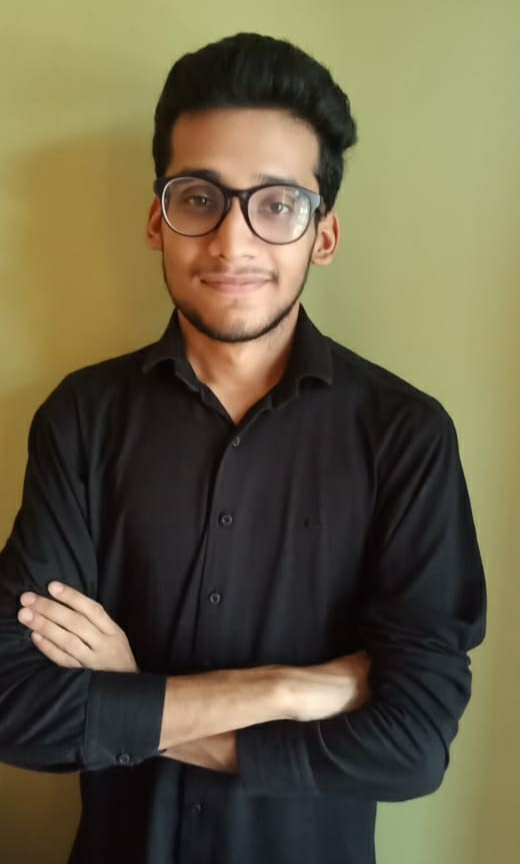
#> input picture OpenCV starter/Resources/myPic.jpg, 520 x 864 px
$ python faceDetection_chapter9.py
#> lines starting #> are read from the running program, lines starting #| are printed output that depends on the picture; after the words box and inside, x2 and y2 are one past the last pixel; in counts of white or black regions, pixels touching at a corner belong together
import cv2
import numpy as np

# cascades in opencv used to detect a lot of things
# all cascades are in D>>My Projects>>OpenCV Projects>>haarcascades

faceCascade = cv2.CascadeClassifier('Resources/haarcascade_frontalface_default.xml')

path='Resources/myPic.jpg'
img = cv2.imread(path)
#> img is the input picture: shape (864, 520, 3); mean B, G, R 69.2, 94.7, 103.1
imgGray = cv2.cvtColor(img,cv2.COLOR_BGR2GRAY)
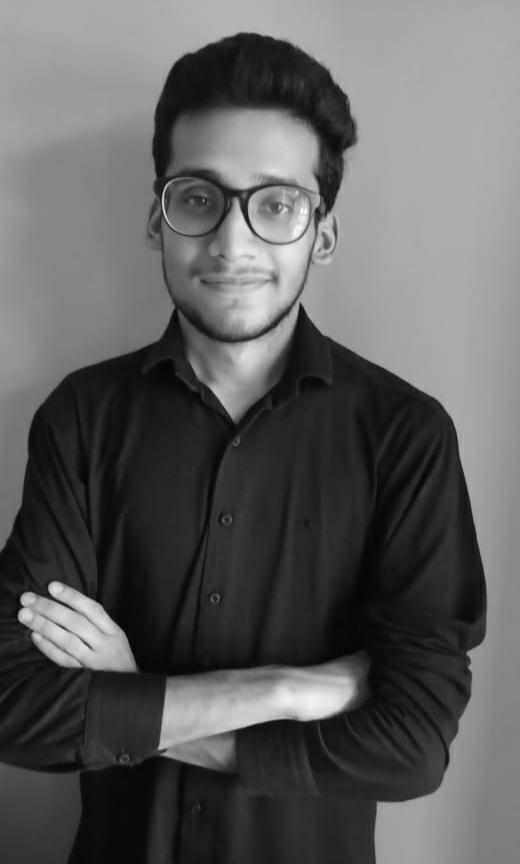
#> imgGray: shape (864, 520); min 2, max 254, mean 94.3

faces = faceCascade.detectMultiScale(imgGray,1.1,4)
#> faces = [[130, 118, 217, 217]]

for (x,y,w,h) in faces:
    cv2.rectangle(img,(x,y),(x+w,y+h),(255,0,0),2)
#> this loop made 1 pass
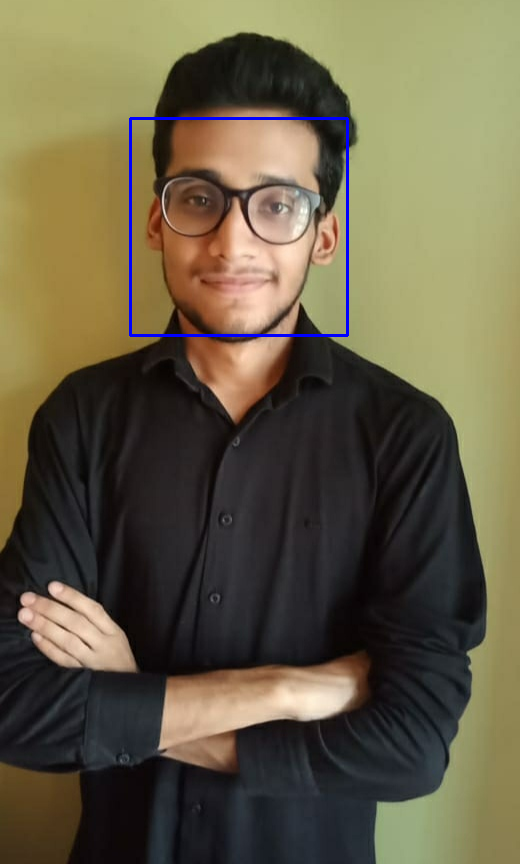
#> img: shape (864, 520, 3); 0.58% of pixels changed, all inside (x1, y1, x2, y2) = (129, 117, 349, 337)

cv2.imshow("Img",img)
cv2.waitKey(0)
